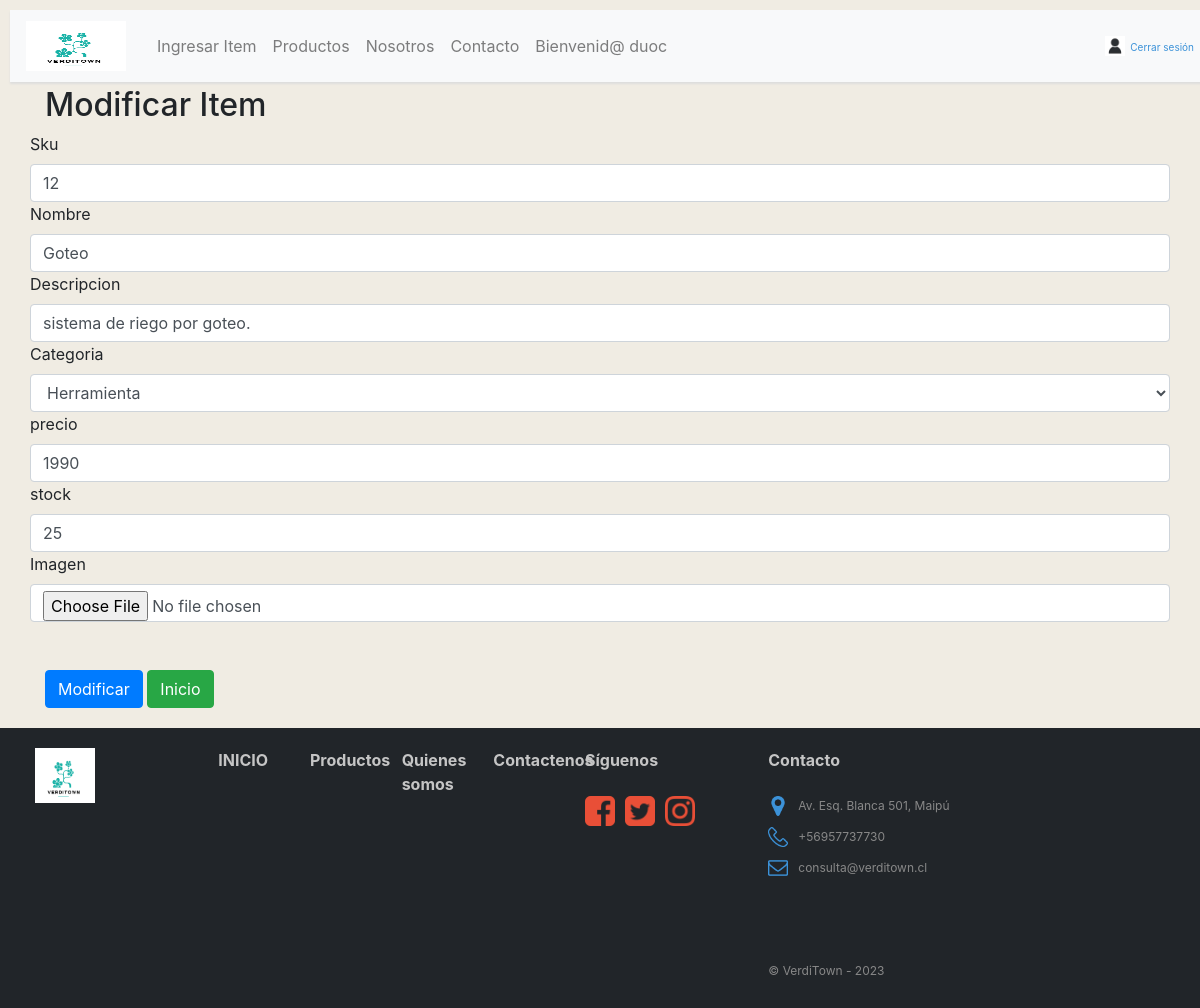
Screenshot of /modificar/12 (signed in) with the database file from the repository.
### verditown/models.py (models this page shows, shortened)
class Producto(models.Model):
    sku =  models.CharField(primary_key=True, max_length=10, verbose_name="SKU")
    nombre = models.CharField(max_length=20, blank=True, verbose_name="Nombre")
    descrip = models.CharField(max_length=50, blank=True, verbose_name="Descripcion")
    imagen = models.ImageField(upload_to="imagenes", null=True, blank=True, verbose_name="Imagen")
    precio = models.IntegerField(validators=[MinValueValidator(1), MaxValueValidator(99999)], blank=True, verbose_name="Precio")
    stock = models.IntegerField(default=0, blank=True, verbose_name="Stock")
    categoria = models.ForeignKey(Categoria, on_delete=models.CASCADE, verbose_name="Categoria")

### verditown/views.py (the view)
# urls.py: path('modificar/<id>', modificar, name="modificar"),
@login_required
def modificar(request,id):
    animal = Producto.objects.get(sku=id)         #obtenemos un objeto por su pk
    datos ={
        'form':ProductoForm(instance=animal)
    }
    if request.method=='POST':
        formulario = ProductoForm(data=request.POST, instance=animal, files=request.FILES)
        if formulario.is_valid:
            formulario.save()
            return redirect ('mostrar')
    return render(request, 'modificar.html', datos)

### verditown/models.py (called while the page is built)
    def __str__(self):
        return self.nombreCategoria #permite acceder a los objetos a través de su nombre en el admin

### verditown/templates/modificar.html (shortened to what this page needs)
{% extends "base.html" %}
{% block content %}
<!DOCTYPE html>
<html lang="en">
<head>
    {% load static %}
    <link href="{% static 'css/bootstrap.min.css' %}" rel="stylesheet">
    <link href="{% static 'css/estilos.css' %}" rel="stylesheet">
</head>
<body>
    <div class="container">
        <h2>Modificar Item</h2>
        <form method="POST" id="formulario" enctype="multipart/form-data">
            <div class="row">
                <label for="{{ form.field.name }}">
                    {{form.sku.label}}
                </label>
                {{ form.sku }}
            </div>
            <div class="row">
                <label for="{{ form.field.name }}">
                    {{form.nombre.label}}
                </label>
                {{ form.nombre }}
            </div>
            <div class="row">
                <label for="{{ form.field.name }}">
                    {{form.descrip.label}}
                </label>
                {{ form.descrip }}
            </div>
            <div class="row">
                <label for="{{ animalform.field.name }}">
                    {{form.categoria.label}}
                </label>
                {{ form.categoria }}
            </div>
            <div class="row">
                <label for="{{ animalform.field.name }}">
                    {{form.precio.label}}
                </label>
                {{ form.precio }}
            </div>
            <div class="row">
                <label for="{{ animalform.field.name }}">
                    {{form.stock.label}}
                </label>
                {{form.stock}}
            </div>
            <div class="row">
                <label for="{{ form.field.name }}">
                    {{form.imagen.label}}
                </label>
                {{ form.imagen }}
            </div>
            <br><br>
            <div class="form-group">
                <input type="submit" class="btn btn-primary" value="Modificar">
                <a href="{% url 'index' %}" class="btn btn-success">Inicio</a>
            </div>
        </form>
    </div>
</body>
</html>
{% endblock %}

### verditown/templates/base.html (shortened to what this page needs)
<!DOCTYPE html>
<html lang="en">
<head>
    {% load static %}
    <link rel="stylesheet" href="https://cdnjs.cloudflare.com/ajax/libs/font-awesome/4.7.0/css/font-awesome.min.css">
    <link href="{% static 'css/bootstrap.min.css' %}" rel="stylesheet">
    <link href="{% static 'css/estilos.css' %}" rel="stylesheet">
</head>
<body>
        <nav class="navbar navbar-expand-md navbar-light bg-light mb-4" id="barraNav">
            <a href="{% url 'index' %}" id="logoBookStop">
                <img src="{% static 'img/Logo.png' %}" width="100px" height="50px">
            </a>
            <div class="collapse navbar-collapse" id="navbarCollapse">
                {% if user.is_staff %}
                <ul class="navbar-nav mr-auto">
                    <li class="nav-item">
                        <a class="nav-link" href="{% url 'mostrar' %}">Ingresar Item</a>
                    </li>
                    <li class="nav-item">
                        <a class="nav-link" href="{% url 'productos' %}">Productos</a>
                    </li>
                    <li class="nav-item">
                        <a class="nav-link" href="{%url 'nosotros' %}">Nosotros</a>
                    </li>
                    <li class="nav-item">
                        <a class="nav-link" href="{%url 'contacto' %}">Contacto</a>
                    </li>
                    <li class="nav-item">
                        <a class="nav-link" href="#">Bienvenid@ {{ user.username }} </a>
                    </li>
                </ul>
                {% endif %}
                <div>
                    {% if user.is_authenticated %}
                    <a href="{% url 'logout' %}" id="userBookStop">
                        <img src="{% static 'img/user-vector-icon.jpg' %}" alt="userBookStop" width="20px">Cerrar sesión
                    </a>
                    {% else %}
                    <a href="{% url 'login' %}" id="userBookStop">
                        <img src="{% static 'img/user-vector-icon.jpg' %}" alt="userBookStop" width="20px">Iniciar sesión
                    </a>
                    {% endif %}
                </div>
            </div>
        </nav>
    {% block content %}
    {% endblock %}
    <footer>
        <div class="row col-12">
            <div class="row col-12">
                <div class="col-lg-2">
                    <img src="{% static 'img/logo.png' %}" alt="logoBookStop" width="60px">
                </div>
                <div class="col-lg-1">
                    <a href="index.html" id="linkFooter"><strong>INICIO</strong></a>
                </div>
                <div class="col-lg-1">
                    <a href="galeria.html" id="linkFooter"><strong>Productos</strong></a>
                </div>
                <div class="col-lg-1">
                    <a href="nosotros.html" id="linkFooter"><strong>Quienes somos</strong></a>
                </div>
                <div class="col-lg-1">
                    <a href="contacto.html" id="linkFooter"><strong>Contactenos</strong></a>
                </div>
            <div class="col-lg-2">
                <strong>Síguenos</strong>
                <br><br>
                <div class="row">
                    <img src="{% static 'img/2000px-Facebook_font_awesome.svg.png' %}" alt="" width="30px" height="30px"
                        style=" margin-left: 15px;">
                    <img src="{% static 'img/twitter.png' %}" alt="" width="30px" height="30px" style=" margin-left: 10px;">
                    <img src="{% static 'img/Instagram.png' %}" alt="" width="30px" height="30px" style=" margin-left: 10px;">
                </div>
            </div>
            <div class="col-lg-3">
                <strong>Contacto</strong>
                <br><br>
                <div class="row">
                    <img src="{% static 'img/location.png' %}" alt="" width="20px" height="20px"
                        style="margin-right: 10px; margin-left: 15px;">
                    <p>Av. Esq. Blanca 501, Maipú</p>
                </div>
                <div class="row">
                    <img src="{% static 'img/fono.png' %}" alt="" width="20px" height="20px"
                        style="margin-right: 10px; margin-left: 15px;">
                    <p>+56957737730</p>
                </div>
                <div class="row">
                    <img src="{% static 'img/email.png' %}" alt="" width="20px" height="20px"
                        style="margin-right: 10px; margin-left: 15px;">
                    <p>consulta@verditown.cl</p>
                </div>
                <br><br><br>
                <p>&copy; VerdiTown - 2023</p>
            </div>
        </div>
    </footer>
</body>
</html>

### verditown/static/css/estilos.css (style rules this page uses)
body { background-color: #F0ECE3; padding-top: 86px; }
#logoBookStop { color: #3C92D8; font-size: 20px; text-decoration: none; margin-right: 16px; padding-top: 3px; }
#logoBookStop img { margin-right: 7px; margin-bottom: 3px; }
.navbar { -webkit-box-shadow:0px 2px 2px #dddddd; -moz-box-shadow:0px 2px 2px #dddddd; box-shadow:0px 2px 2px #dddddd; position: fixed; z-index: 1; display: flex; transition: 0.3s; width: 100%; top: 0; margin: 10px; }
#userBookStop { color: #3C92D8; font-size: 10px; text-decoration: none; }
#userBookStop img { margin-right: 5px; margin-bottom: 3px; }
footer { padding: 20px; color: #c5c5c5; background-color: #212529; height: 280px; margin-top: 20px; }
footer div p { font-size: 12px; color: #888888; padding-top: 5px; line-height: 10px; }
#linkFooter { color: #c5c5c5; text-decoration: none; }

### rows the page displays
Producto: sku "12", nombre "Goteo", descrip "sistema de riego por goteo.", categoria "Herramienta", precio "1990", stock "25"

### other values shown
{{ user.username }} "duoc"
